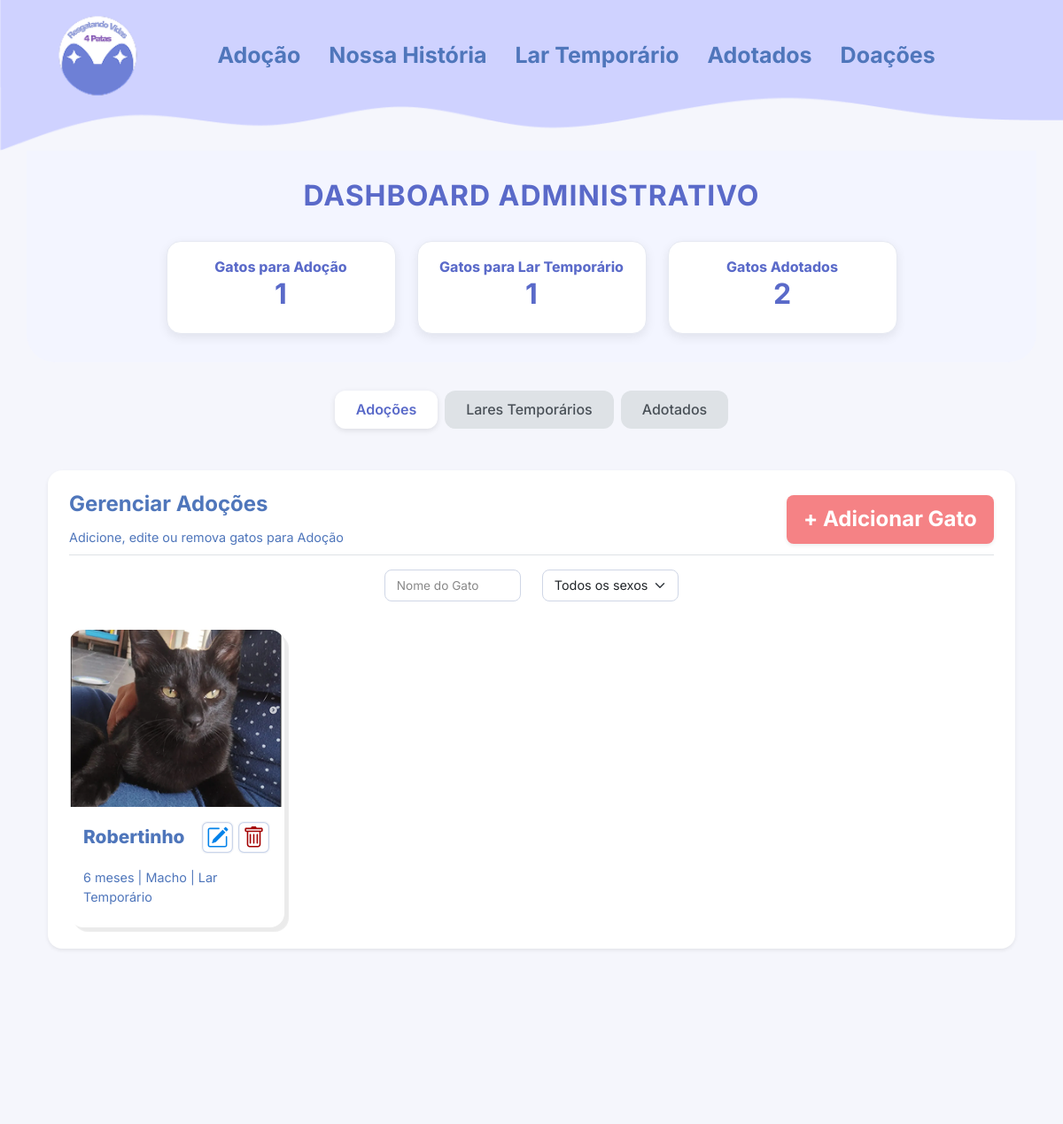
/gatos/dashboard_admin_adocoes (upper part), run on an earlier commit of the app's database.
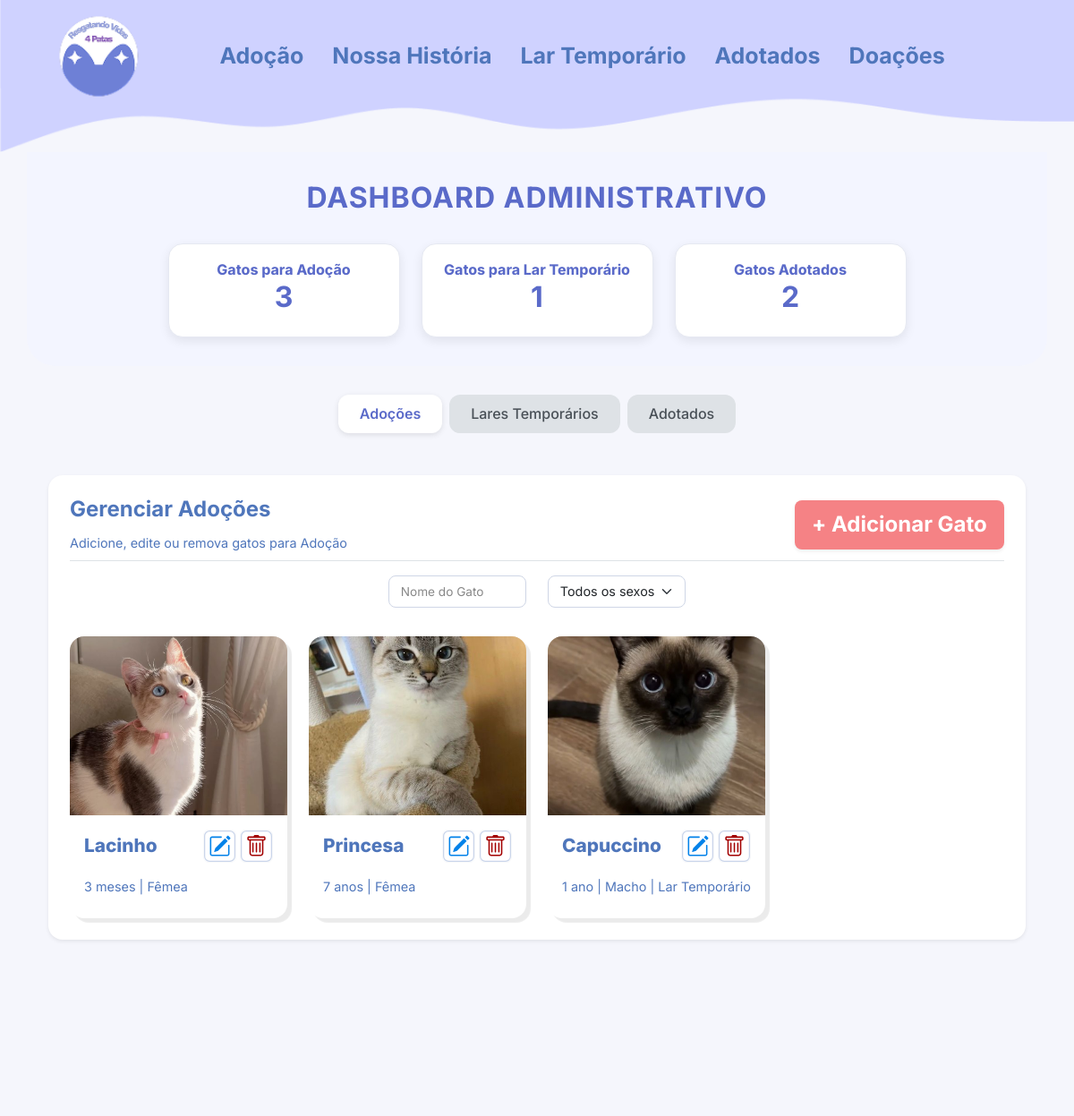
And on a later commit of the database.
### gatos/models.py (models this page shows, shortened)
class Gato(models.Model):
    SEXO_CHOICES = [
        ("M", "Macho"),
        ("F", "Fêmea"),
    ]
    nome = models.CharField(max_length=100, verbose_name="Nome do gato")
    sexo = models.CharField(max_length=1, choices=SEXO_CHOICES, verbose_name="Sexo", blank=False, null=False)
    idade = models.CharField(max_length=10, verbose_name="Idade")
    descricao = models.TextField(max_length=10000, verbose_name="Sobre o gato")
    imagem = models.ImageField(upload_to="gatos/", verbose_name="Foto do gato")
    lar_temporario = models.BooleanField(default=False, verbose_name="Precisa de lar temporário")
    cuidado = models.ForeignKey(Cuidado, on_delete=models.CASCADE, verbose_name="Cuidados")
    temperamento = models.ForeignKey(Temperamento, on_delete=models.CASCADE, verbose_name="Temperamento")
    sociavel = models.ForeignKey(Sociavel, on_delete=models.CASCADE, verbose_name="Socialização")
    moradia = models.ForeignKey(Moradia, on_delete=models.CASCADE, verbose_name="Moradia adequada")
    adotado = models.BooleanField(default=False, verbose_name="Adotado")
    created_at = models.DateTimeField(auto_now_add=True, verbose_name="Criado em")
    updated_at = models.DateTimeField(auto_now=True, verbose_name="Atualizado em")
    class Meta:
        verbose_name = "Gato"
        verbose_name_plural = "Gatos"
        db_table = "gatos"
        ordering = ["-created_at"]

### gatos/views.py (the view)
# urls.py: path("dashboard_admin_adocoes", dashboard_admin_adocoes, name="dashboard_admin_adocoes"),   # Função para conseguir acessar a tela de DashBoard do Admin - Com os gatos para adoção
def dashboard_admin_adocoes(request):
    gatos = Gato.objects.all()
    gatos = gatos.exclude(id__in=Adotados.objects.values_list('gato_id', flat=True))
    nome = request.GET.get("nome")
    if nome:
        gatos = gatos.filter(nome__icontains=nome)
    sexo = request.GET.get("sexo")
    if sexo in ["M", "F"]:
        gatos = gatos.filter(sexo=sexo)
    context = {
        "gatos": gatos,
    }
    return render(request, "gatos/dashboard_admin_adocoes.html", context)

### gatos/context_processors.py (called while the page is built)
def dashboard_totals(request):
    total_para_adocao = Gato.objects.exclude(id__in=Adotados.objects.values("gato")).count()
    total_lar_temporario = Gato.objects.filter(lar_temporario=True).exclude(id__in=Adotados.objects.values("gato")).count()
    total_adotados = Adotados.objects.count()
    return {
        "total_para_adocao": total_para_adocao,
        "total_lar_temporario": total_lar_temporario,
        "total_adotados": total_adotados,
    }

### gatos/models.py (called while the page is built)
    def __str__(self):
        caracteristicas = []
        if self.docil:
            caracteristicas.append("Dócil")
        if self.agressivo:
            caracteristicas.append("Agressivo")
        if self.calmo:
            caracteristicas.append("Calmo")
        if self.brincalhao:
            caracteristicas.append("Brincalhão")
        if self.arisco:
            caracteristicas.append("Arisco")
        if self.independente:
            caracteristicas.append("Independente")
        if self.carente:
            caracteristicas.append("Carente")
        return ", ".join(caracteristicas) if caracteristicas else f"Temperamento {self.id}"

### gatos/templates/gatos/dashboard_admin_adocoes.html (shortened to what this page needs)
{% extends "ong/base_admin.html" %}
{% load static %}
{% block content%}
<link rel="stylesheet" href="{% static 'css/dashboard_admin_adocoes.css' %}">
<div class="container py-4">
    <div class="p-4 bg-white shadow-sm rounded-4">
        <div class="d-flex justify-content-between align-items-center mb-3 border-bottom pb-2">
            <div>
                <h2 class="fw-bold text-primary">Gerenciar Adoções</h2>
                <p class="subtitle-custom mb-0">Adicione, edite ou remova gatos para Adoção</p>
            </div>
            <a href="{% url 'gatos:adicionar_gato' %}" class="btn btn-danger fw-bold shadow-sm rounded-3"> + Adicionar Gato </a>
        </div>
        <form method="GET" action="">
            <div class="row justify-content-center mb-4">
                <div class="col-md-2 col-sm-4 mb-2">
                    <input type="text" name="nome" class="form-control form-control-sm search-input" placeholder="Nome do Gato" onkeyup="debounceSubmit(this.form, 600)" value="{{ request.GET.nome|default:'' }}">
                </div>
                <div class="col-md-2 col-sm-4 mb-2">
                    <select name="sexo" class="form-select form-select-sm search-input" onchange="this.form.submit()">
                        <option value="">Todos os sexos</option>
                    </select>
                </div>
            </div>
        </form>
        <div class="row g-4">
            {% for gato in gatos %}
            <div class="col-lg-3 col-md-4 col-sm-6">
                <div class="card abrir-modal-gato border-0 h-100 rounded-4 overflow-hidden"
                    data-nome="{{ gato.nome }}"
                    data-idade="{{ gato.idade }}"
                    data-sexo="{{ gato.get_sexo_display }}"
                    data-historia="{{ gato.descricao }}"
                    data-detalhes="{{ gato.temperamento }}, {{ gato.cuidado }}, {{ gato.sociavel }}, {{ gato.moradia }}"
                    data-imagem="{{ gato.imagem.url }}"
                    data-adotar="#">
                    {% if gato.imagem %}
                        <img src="{{ gato.imagem.url }}" class="card-img-top" alt="{{ gato.nome }}" style="object-fit: cover; height: 200px;">
                    {% else %}
                        <img src="https://placehold.co/300x200?text=Sem+Foto" class="card-img-top" alt="Sem imagem">
                    {%endif%}
                    <div class="card-body d-flex flex-column">
                        <div class="d-flex justify-content-between align-items-center mb-2">
                            <h5 class="card-title mb-0">{{ gato.nome }}</h5>
                            <div class="d-flex gap-1">
                                <a href="" class="btn btn-light p-1" title="Editar">
                                    <img src="{% static 'img/Icone_Editar.svg' %}" alt="Editar" style="width: 35px; height: 35px;">
                                </a>
                                <a href="javascript:void(0);" class="btn btn-light p-1 excluir-gato" data-id="{{ gato.id }}" data-nome="{{ gato.nome }}" title="Excluir">
                                    <img src="{% static 'img/Icone_Excluir.svg' %}" alt="Excluir" style="width: 35px; height: 35px;">
                                </a>
                            </div>
                        </div>
                        <p class="card-text mb-2"> {{ gato.idade }} |
                            {% if gato.sexo == 'M' %}
                            Macho
                            {% else %}
                            Fêmea
                            {% endif %}
                            {% if gato.lar_temporario == True %}
                            | Lar Temporário
                            {% endif %}
                        </p>
                    </div>
                </div>
            </div>
            {% empty %}
            <p class="text-muted text-center">Nenhum gato cadastrado para adoção.</p>
            {% endfor %}
        </div>
    </div>
</div>
{% endblock %}

What changed in the data, as far as the page shows it:
removed Gato: imagem (picture), nome "Robertinho", idade "6 meses", sexo "Macho", lar_temporario "| Lar Temporário"
added Gato: imagem (picture), nome "Lacinho", idade "3 meses", sexo "Fêmea"
added Gato: imagem (picture), nome "Princesa", idade "7 anos", sexo "Fêmea"
added Gato: imagem (picture), nome "Capuccino", idade "1 ano", sexo "Macho", lar_temporario "| Lar Temporário"
Also different on the page:
{{ total_para_adocao|default:"0" }}: "1" → "3"
